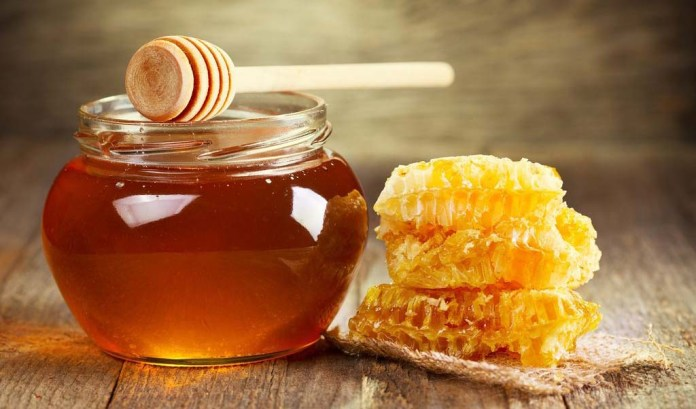
%> input picture lab8/honeypot.jpg, 696 x 409 px
$ octave lab8_cartoonize_honeypot.m   (GNU Octave 9; MATLAB toolbox functions it lacks are replaced by stand-ins)
%> lines starting %> are read from the running program, lines starting %| are printed output that depends on the picture
im = imread("honeypot.jpg");
%> im is the input picture: size 409x696x3 uint8; mean R, G, B 159.7, 113.4, 66.9
N=10;
threshRGB = multithresh(im,N);
%> threshRGB = [15 37 58 79 100 121 143 167 193 223]

value = [0 threshRGB(2:end) 255];
%> value = [0 37 58 79 100 121 143 167 193 223 255]
quantRGB = imquantize(im, threshRGB, value);
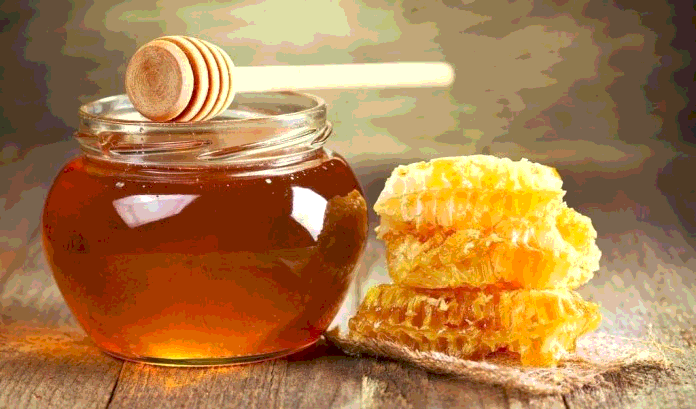
%> quantRGB: size 409x696x3 uint8; mean R, G, B 171.3, 124.9, 74.2
h=fspecial("prewitt");
A1 = imfilter(im, h.');
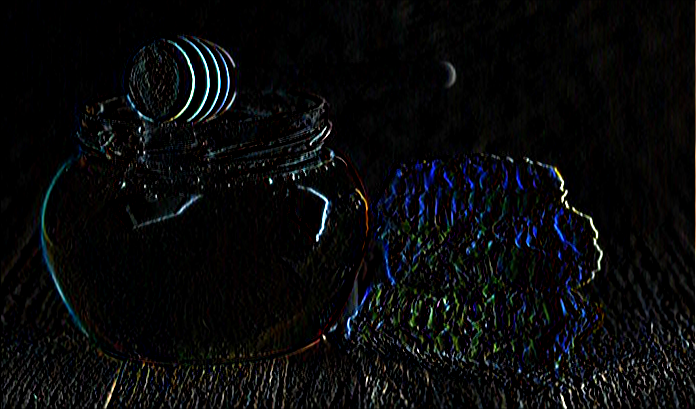
%> A1: size 409x696x3 uint8; mean R, G, B 8.8, 9.7, 10.6
A2 = imfilter(im, h.');
h=fspecial("sobel");
B = imfilter(im, h);
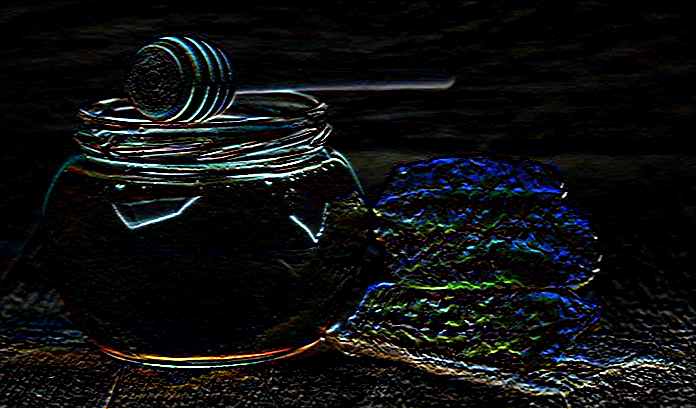
%> B: size 409x696x3 uint8; mean R, G, B 15.2, 16.7, 17.4
h=fspecial("laplacian");
C = imfilter(im, h);
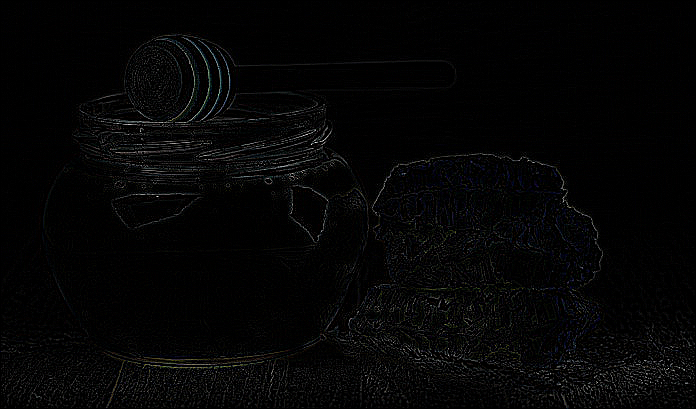
%> C: size 409x696x3 uint8; mean R, G, B 4.9, 5, 5.1
h=fspecial("log");
D = imfilter(im, h);
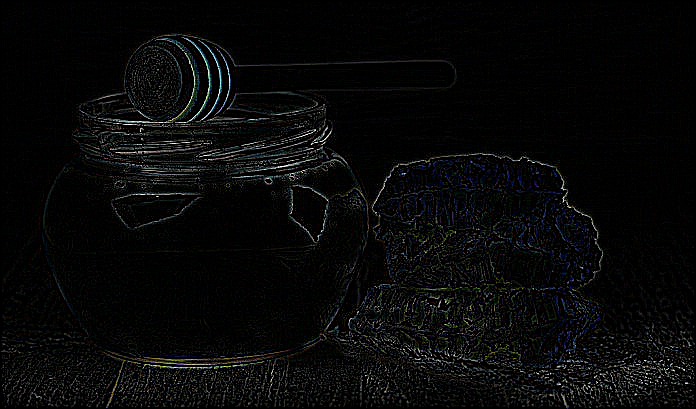
%> D: size 409x696x3 uint8; mean R, G, B 8.3, 8.5, 8.8

filter = (A1 + A2 + B + D)*2;
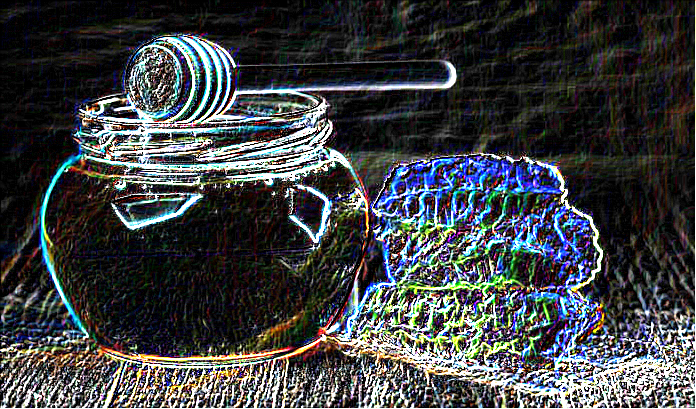
%> filter: size 409x696x3 uint8; mean R, G, B 63.1, 65.9, 68
im = quantRGB - filter;
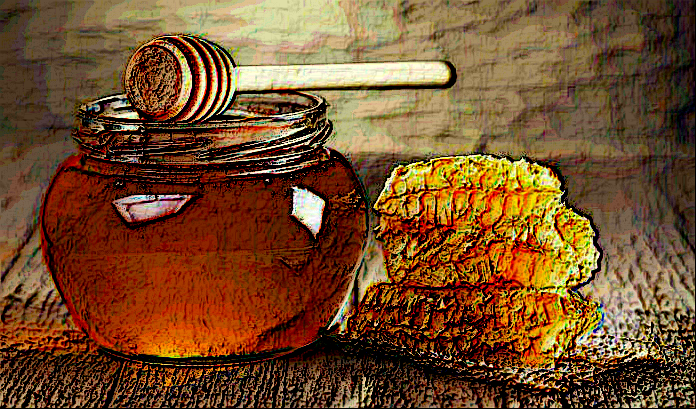
%> im: size 409x696x3 uint8; mean R, G, B 116.1, 77.1, 42.2
imshow(im);

$ run again, with lab8/eun_hae.png saved as lab8/honeypot.jpg
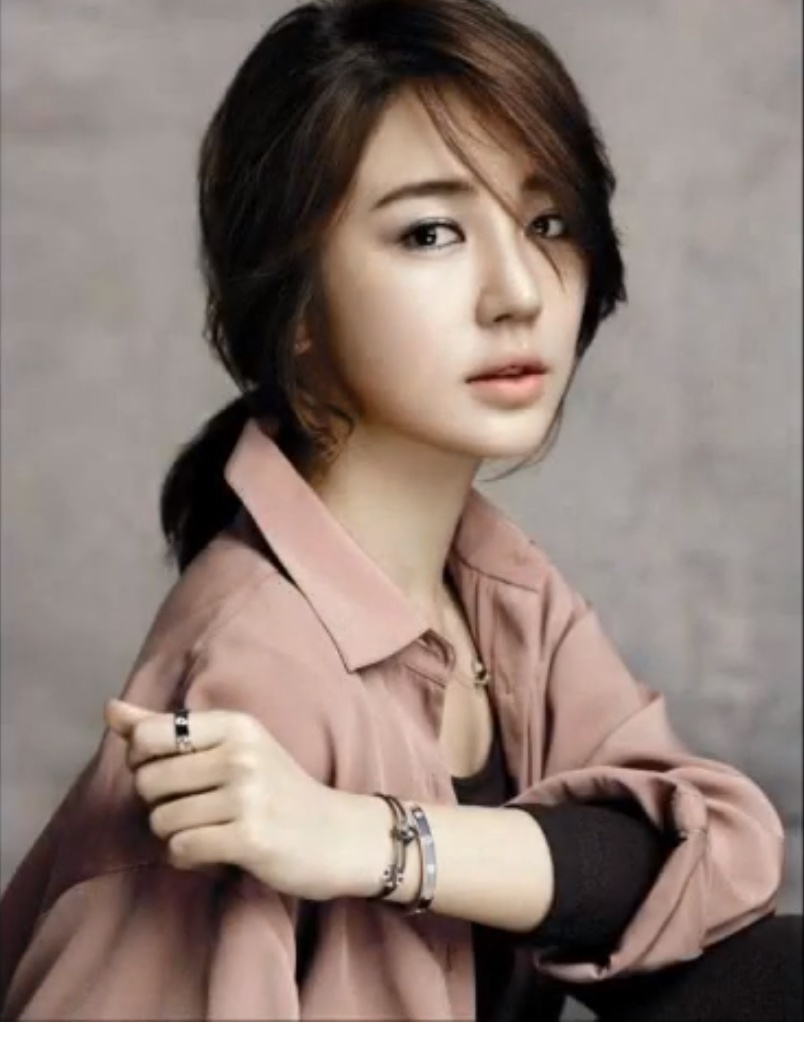
%> input picture lab8/eun_hae.png, 804 x 1050 px
%> im is the input picture: size 1050x804x3 uint8; mean R, G, B 142.5, 126.3, 119.2
%> threshRGB = [20 43 70 97 122 142 157 175 200 232]
%> value = [0 43 70 97 122 142 157 175 200 232 255]
%> `filter = (A1 + A2 + B + D)*2;`:
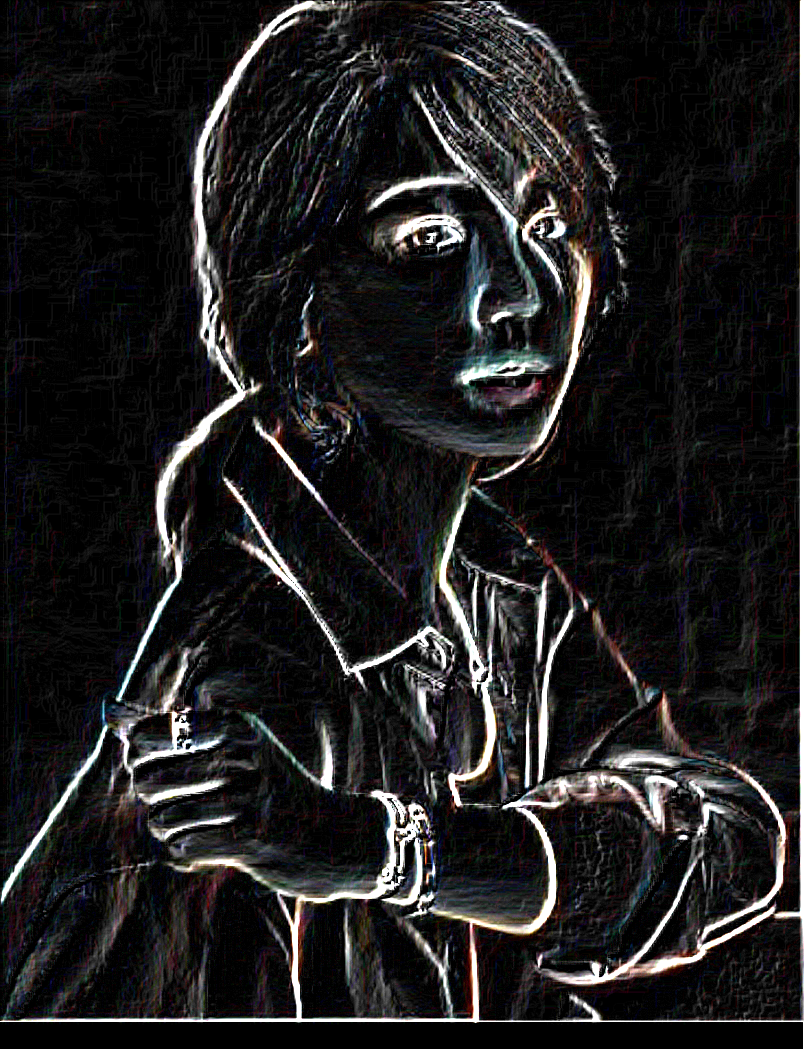
%> filter: size 1050x804x3 uint8; mean R, G, B 32.4, 31.5, 32
%> `im = quantRGB - filter;`:
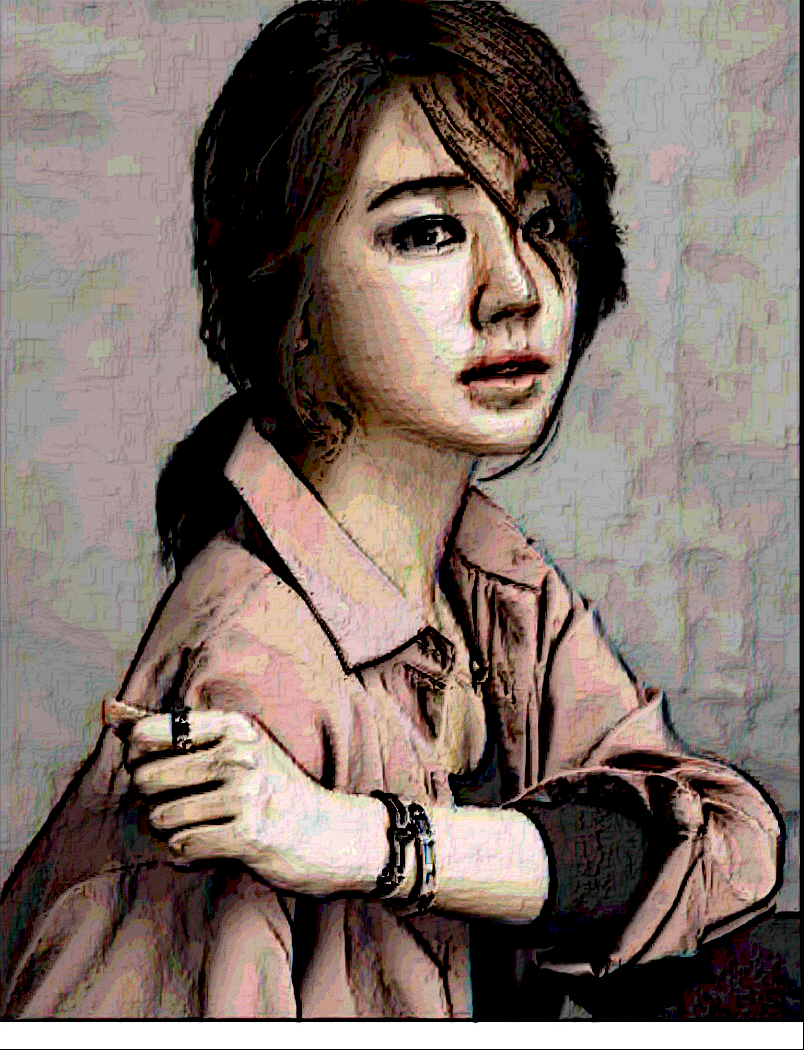
%> im: size 1050x804x3 uint8; mean R, G, B 128, 113, 106
